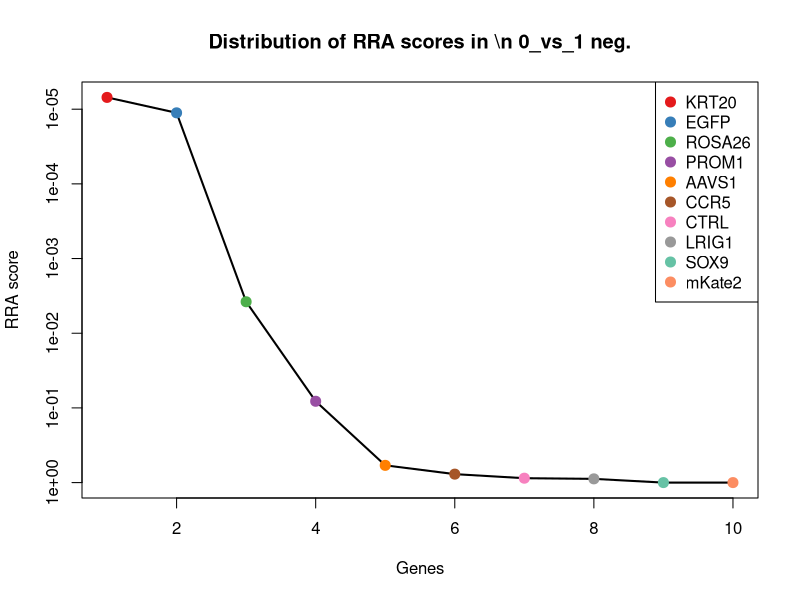
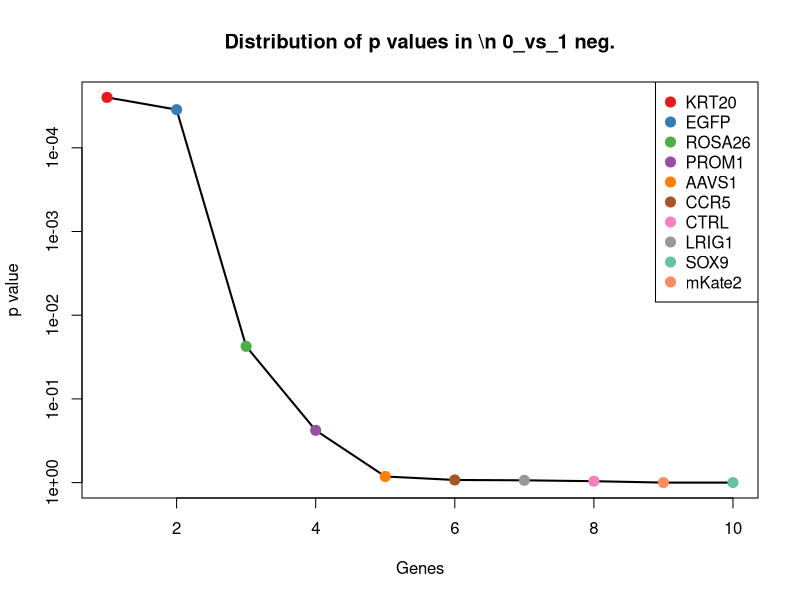
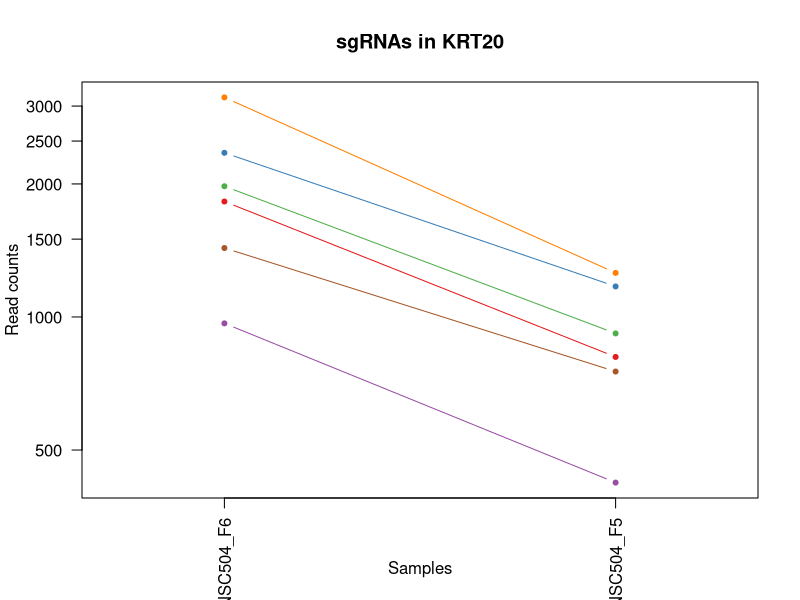
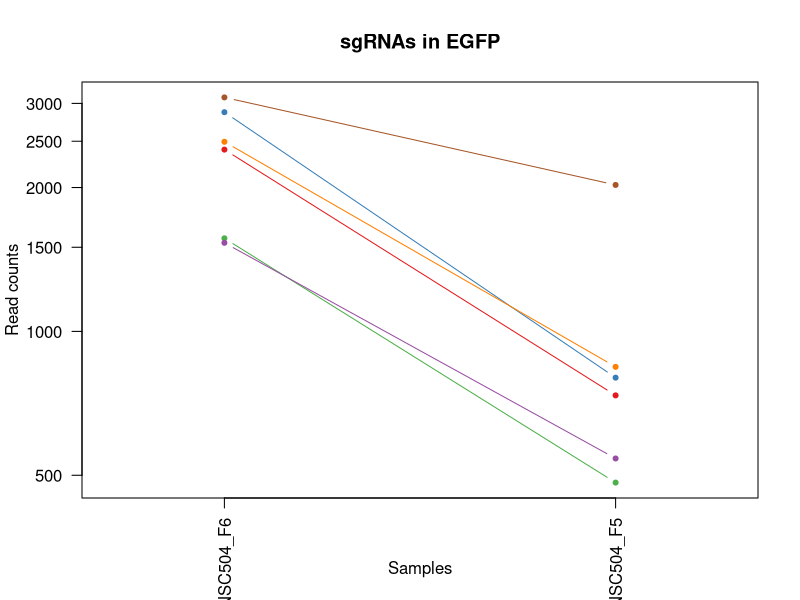
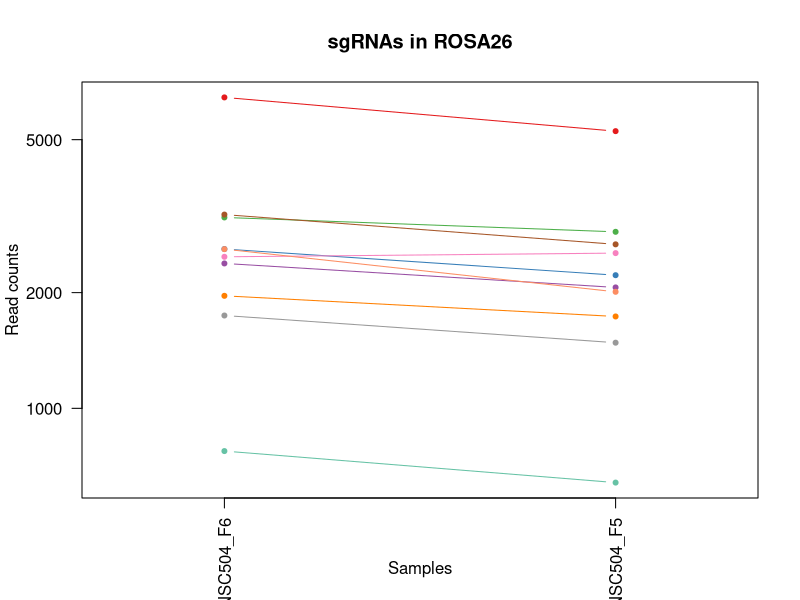
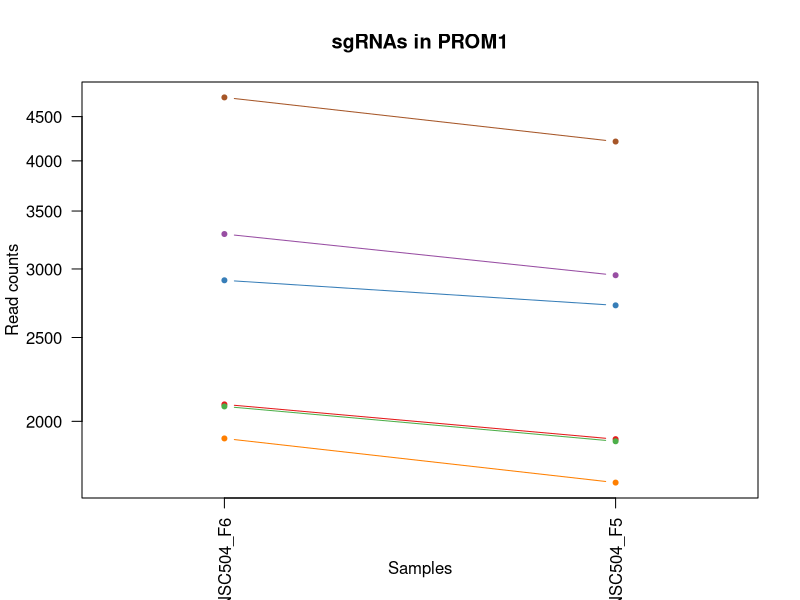
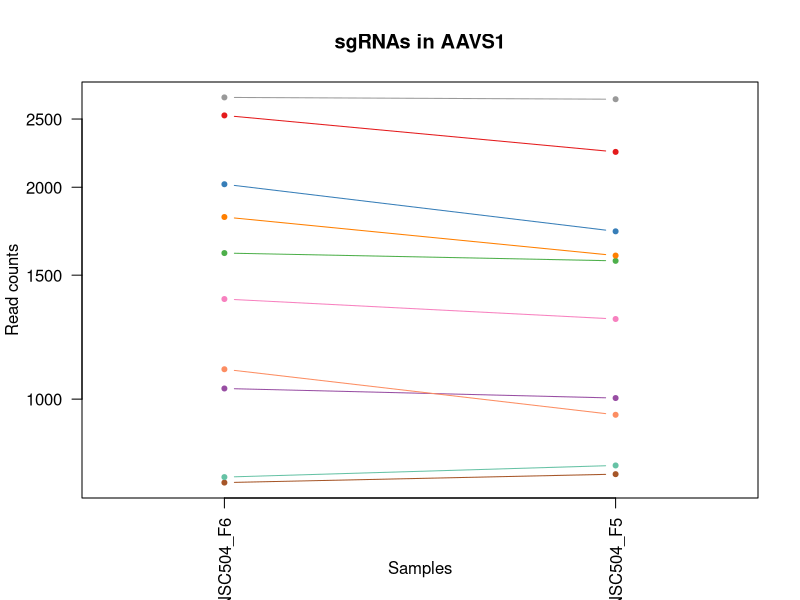
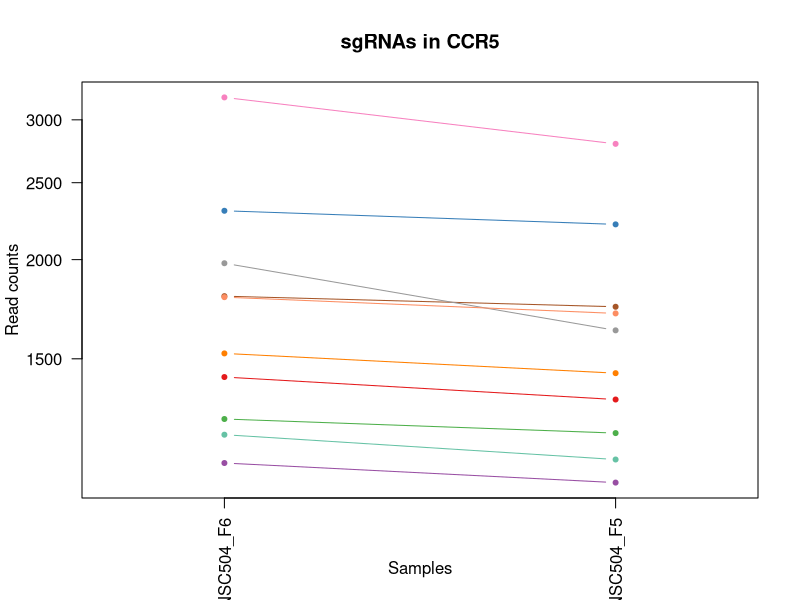

R code for these plots, in order: (Note: this script raises an error after producing the figures.)
pdf(file='S4B_c1_t0.pdf',width=4.5,height=4.5);
gstable=read.table('S4B_c1_t0.gene_summary.txt',header=T)
# 
#
# parameters
# Do not modify the variables beginning with "__"

# gstablename='__GENE_SUMMARY_FILE__'
startindex=3
# outputfile='__OUTPUT_FILE__'
targetgenelist=c("KRT20","EGFP","ROSA26","PROM1","AAVS1","CCR5","CTRL","LRIG1","SOX9","mKate2")
# samplelabel=sub('.\\w+.\\w+$','',colnames(gstable)[startindex]);
samplelabel='0_vs_1 neg.'


# You need to write some codes in front of this code:
# gstable=read.table(gstablename,header=T)
# pdf(file=outputfile,width=6,height=6)


# set up color using RColorBrewer
#library(RColorBrewer)
#colors <- brewer.pal(length(targetgenelist), "Set1")

colors=c( "#E41A1C", "#377EB8", "#4DAF4A", "#984EA3", "#FF7F00",  "#A65628", "#F781BF",
          "#999999", "#66C2A5", "#FC8D62", "#8DA0CB", "#E78AC3", "#A6D854", "#FFD92F", "#E5C494", "#B3B3B3", 
          "#8DD3C7", "#FFFFB3", "#BEBADA", "#FB8072", "#80B1D3", "#FDB462", "#B3DE69", "#FCCDE5",
          "#D9D9D9", "#BC80BD", "#CCEBC5", "#FFED6F")

######
# function definition

plotrankedvalues<-function(val, tglist, ...){
  
  plot(val,log='y',ylim=c(max(val),min(val)),type='l',lwd=2, ...)
  if(length(tglist)>0){
    for(i in 1:length(tglist)){
      targetgene=tglist[i];
      tx=which(names(val)==targetgene);ty=val[targetgene];
      points(tx,ty,col=colors[(i %% length(colors)) ],cex=2,pch=20)
      # text(tx+50,ty,targetgene,col=colors[i])
    }
    legend('topright',tglist,pch=20,pt.cex = 2,cex=1,col=colors)
  }
}



plotrandvalues<-function(val,targetgenelist, ...){
  # choose the one with the best distance distribution
  
  mindiffvalue=0;
  randval=val;
  for(i in 1:20){
    randval0=sample(val)
    vindex=sort(which(names(randval0) %in% targetgenelist))
    if(max(vindex)>0.9*length(val)){
      # print('pass...')
      next;
    }
    mindiffind=min(diff(vindex));
    if (mindiffind > mindiffvalue){
      mindiffvalue=mindiffind;
      randval=randval0;
      # print(paste('Diff: ',mindiffvalue))
    }
  }
  plot(randval,log='y',ylim=c(max(randval),min(randval)),pch=20,col='grey', ...)
  
  if(length(targetgenelist)>0){
    for(i in 1:length(targetgenelist)){
      targetgene=targetgenelist[i];
      tx=which(names(randval)==targetgene);ty=randval[targetgene];
      points(tx,ty,col=colors[(i %% length(colors)) ],cex=2,pch=20)
      text(tx+50,ty,targetgene,col=colors[i])
    }
  }
  
}




# set.seed(1235)



pvec=gstable[,startindex]
names(pvec)=gstable[,'id']
pvec=sort(pvec);

plotrankedvalues(pvec,targetgenelist,xlab='Genes',ylab='RRA score',main=paste('Distribution of RRA scores in \\n',samplelabel))

# plotrandvalues(pvec,targetgenelist,xlab='Genes',ylab='RRA score',main=paste('Distribution of RRA scores in \\n',samplelabel))


pvec=gstable[,startindex+1]
names(pvec)=gstable[,'id']
pvec=sort(pvec);

plotrankedvalues(pvec,targetgenelist,xlab='Genes',ylab='p value',main=paste('Distribution of p values in \\n',samplelabel))

# plotrandvalues(pvec,targetgenelist,xlab='Genes',ylab='p value',main=paste('Distribution of p values in \\n',samplelabel))



# you need to write after this code:
# dev.off()






# parameters
# Do not modify the variables beginning with "__"
targetmat=list(c(1823.7741793457058,811.0692977266965),c(2350.8915036504486,1171.4124021419298),c(1974.7488630663768,916.9126518288607),c(966.2379758122945,420.99491406928234),c(3137.6852839547455,1257.0384863594109),c(1431.2400016719612,751.6067392423346))
targetgene="KRT20"
collabel=c("S30_MNSC504_F6","S29_MNSC504_F5")

# set up color using RColorBrewer
#library(RColorBrewer)
#colors <- brewer.pal(length(targetgenelist), "Set1")

colors=c( "#E41A1C", "#377EB8", "#4DAF4A", "#984EA3", "#FF7F00",  "#A65628", "#F781BF",
          "#999999", "#66C2A5", "#FC8D62", "#8DA0CB", "#E78AC3", "#A6D854", "#FFD92F", "#E5C494", "#B3B3B3", 
          "#8DD3C7", "#FFFFB3", "#BEBADA", "#FB8072", "#80B1D3", "#FDB462", "#B3DE69", "#FCCDE5",
          "#D9D9D9", "#BC80BD", "#CCEBC5", "#FFED6F")


## code

targetmatvec=unlist(targetmat)+1
yrange=range(targetmatvec[targetmatvec>0]);
# yrange[1]=1; # set the minimum value to 1
for(i in 1:length(targetmat)){
  vali=targetmat[[i]]+1;
  if(i==1){
    plot(1:length(vali),vali,type='b',las=1,pch=20,main=paste('sgRNAs in',targetgene),ylab='Read counts',xlab='Samples',xlim=c(0.7,length(vali)+0.3),ylim = yrange,col=colors[(i %% length(colors))],xaxt='n',log='y')
    axis(1,at=1:length(vali),labels=(collabel),las=2)
    # lines(0:100,rep(1,101),col='black');
  }else{
    lines(1:length(vali),vali,type='b',pch=20,col=colors[(i %% length(colors))])
  }
}




# parameters
# Do not modify the variables beginning with "__"
targetmat=list(c(2400.066114919467,733.767971697026),c(2874.557978041576,799.1767860298241),c(1564.9604358245556,481.64672372333155),c(1531.314649166806,541.1092822076935),c(2492.3763501086773,841.9898281385647),c(3086.7852477289193,2024.1054908076796))
targetgene="EGFP"
collabel=c("S30_MNSC504_F6","S29_MNSC504_F5")

# set up color using RColorBrewer
#library(RColorBrewer)
#colors <- brewer.pal(length(targetgenelist), "Set1")

colors=c( "#E41A1C", "#377EB8", "#4DAF4A", "#984EA3", "#FF7F00",  "#A65628", "#F781BF",
          "#999999", "#66C2A5", "#FC8D62", "#8DA0CB", "#E78AC3", "#A6D854", "#FFD92F", "#E5C494", "#B3B3B3", 
          "#8DD3C7", "#FFFFB3", "#BEBADA", "#FB8072", "#80B1D3", "#FDB462", "#B3DE69", "#FCCDE5",
          "#D9D9D9", "#BC80BD", "#CCEBC5", "#FFED6F")


## code

targetmatvec=unlist(targetmat)+1
yrange=range(targetmatvec[targetmatvec>0]);
# yrange[1]=1; # set the minimum value to 1
for(i in 1:length(targetmat)){
  vali=targetmat[[i]]+1;
  if(i==1){
    plot(1:length(vali),vali,type='b',las=1,pch=20,main=paste('sgRNAs in',targetgene),ylab='Read counts',xlab='Samples',xlim=c(0.7,length(vali)+0.3),ylim = yrange,col=colors[(i %% length(colors))],xaxt='n',log='y')
    axis(1,at=1:length(vali),labels=(collabel),las=2)
    # lines(0:100,rep(1,101),col='black');
  }else{
    lines(1:length(vali),vali,type='b',pch=20,col=colors[(i %% length(colors))])
  }
}




# parameters
# Do not modify the variables beginning with "__"
targetmat=list(c(6440.148651284623,5261.247174696342),c(2595.9018475171374,2219.142682636387),c(3136.8225714763416,2877.987830643117),c(2381.086440394583,2062.161528237671),c(1960.9454634119154,1732.7389542343062),c(3191.1734576157833,2669.86887594785),c(2477.710237975812,2533.1049914338178),c(1742.6792063757455,1480.6177062606116),c(772.9903806498356,639.8171292917342),c(2594.17642256033,2008.6452256017456))
targetgene="ROSA26"
collabel=c("S30_MNSC504_F6","S29_MNSC504_F5")

# set up color using RColorBrewer
#library(RColorBrewer)
#colors <- brewer.pal(length(targetgenelist), "Set1")

colors=c( "#E41A1C", "#377EB8", "#4DAF4A", "#984EA3", "#FF7F00",  "#A65628", "#F781BF",
          "#999999", "#66C2A5", "#FC8D62", "#8DA0CB", "#E78AC3", "#A6D854", "#FFD92F", "#E5C494", "#B3B3B3", 
          "#8DD3C7", "#FFFFB3", "#BEBADA", "#FB8072", "#80B1D3", "#FDB462", "#B3DE69", "#FCCDE5",
          "#D9D9D9", "#BC80BD", "#CCEBC5", "#FFED6F")


## code

targetmatvec=unlist(targetmat)+1
yrange=range(targetmatvec[targetmatvec>0]);
# yrange[1]=1; # set the minimum value to 1
for(i in 1:length(targetmat)){
  vali=targetmat[[i]]+1;
  if(i==1){
    plot(1:length(vali),vali,type='b',las=1,pch=20,main=paste('sgRNAs in',targetgene),ylab='Read counts',xlab='Samples',xlim=c(0.7,length(vali)+0.3),ylim = yrange,col=colors[(i %% length(colors))],xaxt='n',log='y')
    axis(1,at=1:length(vali),labels=(collabel),las=2)
    # lines(0:100,rep(1,101),col='black');
  }else{
    lines(1:length(vali),vali,type='b',pch=20,col=colors[(i %% length(colors))])
  }
}




# parameters
# Do not modify the variables beginning with "__"
targetmat=list(c(2091.2150476508946,1906.369625008643),c(2909.929189656133,2722.1959274140886),c(2079.999785431645,1895.6663644814578),c(3291.248105110628,2949.342900824351),c(1910.0454271860892,1698.2506703133763),c(4734.566081480243,4209.949140692824))
targetgene="PROM1"
collabel=c("S30_MNSC504_F6","S29_MNSC504_F5")

# set up color using RColorBrewer
#library(RColorBrewer)
#colors <- brewer.pal(length(targetgenelist), "Set1")

colors=c( "#E41A1C", "#377EB8", "#4DAF4A", "#984EA3", "#FF7F00",  "#A65628", "#F781BF",
          "#999999", "#66C2A5", "#FC8D62", "#8DA0CB", "#E78AC3", "#A6D854", "#FFD92F", "#E5C494", "#B3B3B3", 
          "#8DD3C7", "#FFFFB3", "#BEBADA", "#FB8072", "#80B1D3", "#FDB462", "#B3DE69", "#FCCDE5",
          "#D9D9D9", "#BC80BD", "#CCEBC5", "#FFED6F")


## code

targetmatvec=unlist(targetmat)+1
yrange=range(targetmatvec[targetmatvec>0]);
# yrange[1]=1; # set the minimum value to 1
for(i in 1:length(targetmat)){
  vali=targetmat[[i]]+1;
  if(i==1){
    plot(1:length(vali),vali,type='b',las=1,pch=20,main=paste('sgRNAs in',targetgene),ylab='Read counts',xlab='Samples',xlim=c(0.7,length(vali)+0.3),ylim = yrange,col=colors[(i %% length(colors))],xaxt='n',log='y')
    axis(1,at=1:length(vali),labels=(collabel),las=2)
    # lines(0:100,rep(1,101),col='black');
  }else{
    lines(1:length(vali),vali,type='b',pch=20,col=colors[(i %% length(colors))])
  }
}




# parameters
# Do not modify the variables beginning with "__"
targetmat=list(c(2528.6102742016387,2244.116957199819),c(2018.7471994649725,1730.3604518949317),c(1611.5469096583627,1571.0007951568418),c(1034.3922616061975,1002.5387360463419),c(1813.4216296048598,1598.3535720596483),c(760.0496934737781,781.3380184845156),c(1386.3789527949618,1298.6622772984642),c(2682.173095357521,2666.3011224387883),c(773.8530931282394,803.9337907085732),c(1101.6838349216964,949.0224334104162))
targetgene="AAVS1"
collabel=c("S30_MNSC504_F6","S29_MNSC504_F5")

# set up color using RColorBrewer
#library(RColorBrewer)
#colors <- brewer.pal(length(targetgenelist), "Set1")

colors=c( "#E41A1C", "#377EB8", "#4DAF4A", "#984EA3", "#FF7F00",  "#A65628", "#F781BF",
          "#999999", "#66C2A5", "#FC8D62", "#8DA0CB", "#E78AC3", "#A6D854", "#FFD92F", "#E5C494", "#B3B3B3", 
          "#8DD3C7", "#FFFFB3", "#BEBADA", "#FB8072", "#80B1D3", "#FDB462", "#B3DE69", "#FCCDE5",
          "#D9D9D9", "#BC80BD", "#CCEBC5", "#FFED6F")


## code

targetmatvec=unlist(targetmat)+1
yrange=range(targetmatvec[targetmatvec>0]);
# yrange[1]=1; # set the minimum value to 1
for(i in 1:length(targetmat)){
  vali=targetmat[[i]]+1;
  if(i==1){
    plot(1:length(vali),vali,type='b',las=1,pch=20,main=paste('sgRNAs in',targetgene),ylab='Read counts',xlab='Samples',xlim=c(0.7,length(vali)+0.3),ylim = yrange,col=colors[(i %% length(colors))],xaxt='n',log='y')
    axis(1,at=1:length(vali),labels=(collabel),las=2)
    # lines(0:100,rep(1,101),col='black');
  }else{
    lines(1:length(vali),vali,type='b',pch=20,col=colors[(i %% length(colors))])
  }
}




# parameters
# Do not modify the variables beginning with "__"
targetmat=list(c(1421.7501644095191,1331.961310049707),c(2303.442317338238,2214.3856779576377),c(1258.6975059911942,1208.2791884022342),c(1107.7228222705232,1046.5410293247696),c(1522.6875243827676,1437.804664151871),c(1797.8928049935907,1743.4422147614914),c(3200.6632948782253,2797.1187511043845),c(1978.1997129799922,1628.0848513018293),c(1202.6211948949451,1119.0853506756912),c(1792.7165301231678,1710.1431820102487))
targetgene="CCR5"
collabel=c("S30_MNSC504_F6","S29_MNSC504_F5")

# set up color using RColorBrewer
#library(RColorBrewer)
#colors <- brewer.pal(length(targetgenelist), "Set1")

colors=c( "#E41A1C", "#377EB8", "#4DAF4A", "#984EA3", "#FF7F00",  "#A65628", "#F781BF",
          "#999999", "#66C2A5", "#FC8D62", "#8DA0CB", "#E78AC3", "#A6D854", "#FFD92F", "#E5C494", "#B3B3B3", 
          "#8DD3C7", "#FFFFB3", "#BEBADA", "#FB8072", "#80B1D3", "#FDB462", "#B3DE69", "#FCCDE5",
          "#D9D9D9", "#BC80BD", "#CCEBC5", "#FFED6F")


## code

targetmatvec=unlist(targetmat)+1
yrange=range(targetmatvec[targetmatvec>0]);
# yrange[1]=1; # set the minimum value to 1
for(i in 1:length(targetmat)){
  vali=targetmat[[i]]+1;
  if(i==1){
    plot(1:length(vali),vali,type='b',las=1,pch=20,main=paste('sgRNAs in',targetgene),ylab='Read counts',xlab='Samples',xlim=c(0.7,length(vali)+0.3),ylim = yrange,col=colors[(i %% length(colors))],xaxt='n',log='y')
    axis(1,at=1:length(vali),labels=(collabel),las=2)
    # lines(0:100,rep(1,101),col='black');
  }else{
    lines(1:length(vali),vali,type='b',pch=20,col=colors[(i %% length(colors))])
  }
}




# parameters
# Do not modify the variables beginning with "__"
targetmat=list(c(1686.6028952794961,1624.5170977927676),c(1648.6435462297275,1522.241497199665),c(5511.007312043694,4692.7851155858425),c(908.4362397592375,844.3683304779393),c(1798.7555174719946,1598.3535720596483),c(3563.86524828624,3454.7746479414272),c(2021.3353369001838,1952.7504206264452),c(1995.4539625480688,1849.2855688636555),c(1902.2810148804547,1683.9796562771294),c(3006.5529872373627,2944.585896145602))
targetgene="CTRL"
collabel=c("S30_MNSC504_F6","S29_MNSC504_F5")

# set up color using RColorBrewer
#library(RColorBrewer)
#colors <- brewer.pal(length(targetgenelist), "Set1")

colors=c( "#E41A1C", "#377EB8", "#4DAF4A", "#984EA3", "#FF7F00",  "#A65628", "#F781BF",
          "#999999", "#66C2A5", "#FC8D62", "#8DA0CB", "#E78AC3", "#A6D854", "#FFD92F", "#E5C494", "#B3B3B3", 
          "#8DD3C7", "#FFFFB3", "#BEBADA", "#FB8072", "#80B1D3", "#FDB462", "#B3DE69", "#FCCDE5",
          "#D9D9D9", "#BC80BD", "#CCEBC5", "#FFED6F")


## code

targetmatvec=unlist(targetmat)+1
yrange=range(targetmatvec[targetmatvec>0]);
# yrange[1]=1; # set the minimum value to 1
for(i in 1:length(targetmat)){
  vali=targetmat[[i]]+1;
  if(i==1){
    plot(1:length(vali),vali,type='b',las=1,pch=20,main=paste('sgRNAs in',targetgene),ylab='Read counts',xlab='Samples',xlim=c(0.7,length(vali)+0.3),ylim = yrange,col=colors[(i %% length(colors))],xaxt='n',log='y')
    axis(1,at=1:length(vali),labels=(collabel),las=2)
    # lines(0:100,rep(1,101),col='black');
  }else{
    lines(1:length(vali),vali,type='b',pch=20,col=colors[(i %% length(colors))])
  }
}




# parameters
# Do not modify the variables beginning with "__"
targetmat=list(c(2358.655915956083,2270.280482932938),c(1311.3229671738281,1222.550202438481),c(1495.0807250738449,1406.8841337400029),c(2866.7935657359417,2692.4646481719074),c(3984.868937747311,3806.79299416885),c(1438.1417014991919,1224.9287047778555))
targetgene="LRIG1"
collabel=c("S30_MNSC504_F6","S29_MNSC504_F5")

# set up color using RColorBrewer
#library(RColorBrewer)
#colors <- brewer.pal(length(targetgenelist), "Set1")

colors=c( "#E41A1C", "#377EB8", "#4DAF4A", "#984EA3", "#FF7F00",  "#A65628", "#F781BF",
          "#999999", "#66C2A5", "#FC8D62", "#8DA0CB", "#E78AC3", "#A6D854", "#FFD92F", "#E5C494", "#B3B3B3", 
          "#8DD3C7", "#FFFFB3", "#BEBADA", "#FB8072", "#80B1D3", "#FDB462", "#B3DE69", "#FCCDE5",
          "#D9D9D9", "#BC80BD", "#CCEBC5", "#FFED6F")


## code

targetmatvec=unlist(targetmat)+1
yrange=range(targetmatvec[targetmatvec>0]);
# yrange[1]=1; # set the minimum value to 1
for(i in 1:length(targetmat)){
  vali=targetmat[[i]]+1;
  if(i==1){
    plot(1:length(vali),vali,type='b',las=1,pch=20,main=paste('sgRNAs in',targetgene),ylab='Read counts',xlab='Samples',xlim=c(0.7,length(vali)+0.3),ylim = yrange,col=colors[(i %% length(colors))],xaxt='n',log='y')
    axis(1,at=1:length(vali),labels=(collabel),las=2)
    # lines(0:100,rep(1,101),col='black');
  }else{
    lines(1:length(vali),vali,type='b',pch=20,col=colors[(i %% length(colors))])
  }
}




# parameters
# Do not modify the variables beginning with "__"
targetmat=list(c(1958.357325976704,3244.277190906786),c(1270.7754806888481,2853.013556079685),c(1057.685498523101,2157.3016218126504),c(742.7954439057014,1808.8510290942895),c(1395.0060775790002,3432.17887571737),c(2639.0374714373293,4257.519187480313))
targetgene="SOX9"
collabel=c("S30_MNSC504_F6","S29_MNSC504_F5")

# set up color using RColorBrewer
#library(RColorBrewer)
#colors <- brewer.pal(length(targetgenelist), "Set1")

colors=c( "#E41A1C", "#377EB8", "#4DAF4A", "#984EA3", "#FF7F00",  "#A65628", "#F781BF",
          "#999999", "#66C2A5", "#FC8D62", "#8DA0CB", "#E78AC3", "#A6D854", "#FFD92F", "#E5C494", "#B3B3B3", 
          "#8DD3C7", "#FFFFB3", "#BEBADA", "#FB8072", "#80B1D3", "#FDB462", "#B3DE69", "#FCCDE5",
          "#D9D9D9", "#BC80BD", "#CCEBC5", "#FFED6F")


## code

targetmatvec=unlist(targetmat)+1
yrange=range(targetmatvec[targetmatvec>0]);
# yrange[1]=1; # set the minimum value to 1
for(i in 1:length(targetmat)){
  vali=targetmat[[i]]+1;
  if(i==1){
    plot(1:length(vali),vali,type='b',las=1,pch=20,main=paste('sgRNAs in',targetgene),ylab='Read counts',xlab='Samples',xlim=c(0.7,length(vali)+0.3),ylim = yrange,col=colors[(i %% length(colors))],xaxt='n',log='y')
    axis(1,at=1:length(vali),labels=(collabel),las=2)
    # lines(0:100,rep(1,101),col='black');
  }else{
    lines(1:length(vali),vali,type='b',pch=20,col=colors[(i %% length(colors))])
  }
}




# parameters
# Do not modify the variables beginning with "__"
targetmat=list(c(703.110669899125,3316.8215122577076),c(749.6971437329321,4061.292744481919),c(672.0530206765869,3722.3561611210557),c(1075.8024605695814,2508.1307168703856),c(640.995371454049,2713.8711692262777),c(1150.858446190715,5428.931589622243))
targetgene="mKate2"
collabel=c("S30_MNSC504_F6","S29_MNSC504_F5")

# set up color using RColorBrewer
#library(RColorBrewer)
#colors <- brewer.pal(length(targetgenelist), "Set1")

colors=c( "#E41A1C", "#377EB8", "#4DAF4A", "#984EA3", "#FF7F00",  "#A65628", "#F781BF",
          "#999999", "#66C2A5", "#FC8D62", "#8DA0CB", "#E78AC3", "#A6D854", "#FFD92F", "#E5C494", "#B3B3B3", 
          "#8DD3C7", "#FFFFB3", "#BEBADA", "#FB8072", "#80B1D3", "#FDB462", "#B3DE69", "#FCCDE5",
          "#D9D9D9", "#BC80BD", "#CCEBC5", "#FFED6F")


## code

targetmatvec=unlist(targetmat)+1
yrange=range(targetmatvec[targetmatvec>0]);
# yrange[1]=1; # set the minimum value to 1
for(i in 1:length(targetmat)){
  vali=targetmat[[i]]+1;
  if(i==1){
    plot(1:length(vali),vali,type='b',las=1,pch=20,main=paste('sgRNAs in',targetgene),ylab='Read counts',xlab='Samples',xlim=c(0.7,length(vali)+0.3),ylim = yrange,col=colors[(i %% length(colors))],xaxt='n',log='y')
    axis(1,at=1:length(vali),labels=(collabel),las=2)
    # lines(0:100,rep(1,101),col='black');
  }else{
    lines(1:length(vali),vali,type='b',pch=20,col=colors[(i %% length(colors))])
  }
}



# 
#
# parameters
# Do not modify the variables beginning with "__"

# gstablename='__GENE_SUMMARY_FILE__'
startindex=9
# outputfile='__OUTPUT_FILE__'
targetgenelist=c("mKate2","SOX9","AAVS1","ROSA26","LRIG1","CTRL","CCR5","PROM1","EGFP","KRT20")
# samplelabel=sub('.\\w+.\\w+$','',colnames(gstable)[startindex]);
samplelabel='0_vs_1 pos.'


# You need to write some codes in front of this code:
# gstable=read.table(gstablename,header=T)
# pdf(file=outputfile,width=6,height=6)


# set up color using RColorBrewer
#library(RColorBrewer)
#colors <- brewer.pal(length(targetgenelist), "Set1")

colors=c( "#E41A1C", "#377EB8", "#4DAF4A", "#984EA3", "#FF7F00",  "#A65628", "#F781BF",
          "#999999", "#66C2A5", "#FC8D62", "#8DA0CB", "#E78AC3", "#A6D854", "#FFD92F", "#E5C494", "#B3B3B3", 
          "#8DD3C7", "#FFFFB3", "#BEBADA", "#FB8072", "#80B1D3", "#FDB462", "#B3DE69", "#FCCDE5",
          "#D9D9D9", "#BC80BD", "#CCEBC5", "#FFED6F")

######
# function definition

plotrankedvalues<-function(val, tglist, ...){
  
  plot(val,log='y',ylim=c(max(val),min(val)),type='l',lwd=2, ...)
  if(length(tglist)>0){
    for(i in 1:length(tglist)){
      targetgene=tglist[i];
      tx=which(names(val)==targetgene);ty=val[targetgene];
      points(tx,ty,col=colors[(i %% length(colors)) ],cex=2,pch=20)
      # text(tx+50,ty,targetgene,col=colors[i])
    }
    legend('topright',tglist,pch=20,pt.cex = 2,cex=1,col=colors)
  }
}



plotrandvalues<-function(val,targetgenelist, ...){
  # choose the one with the best distance distribution
  
  mindiffvalue=0;
  randval=val;
  for(i in 1:20){
    randval0=sample(val)
    vindex=sort(which(names(randval0) %in% targetgenelist))
    if(max(vindex)>0.9*length(val)){
      # print('pass...')
      next;
    }
    mindiffind=min(diff(vindex));
    if (mindiffind > mindiffvalue){
      mindiffvalue=mindiffind;
      randval=randval0;
      # print(paste('Diff: ',mindiffvalue))
    }
  }
  plot(randval,log='y',ylim=c(max(randval),min(randval)),pch=20,col='grey', ...)
  
  if(length(targetgenelist)>0){
    for(i in 1:length(targetgenelist)){
      targetgene=targetgenelist[i];
      tx=which(names(randval)==targetgene);ty=randval[targetgene];
      points(tx,ty,col=colors[(i %% length(colors)) ],cex=2,pch=20)
      text(tx+50,ty,targetgene,col=colors[i])
    }
  }
  
}




# set.seed(1235)



pvec=gstable[,startindex]
names(pvec)=gstable[,'id']
pvec=sort(pvec);

plotrankedvalues(pvec,targetgenelist,xlab='Genes',ylab='RRA score',main=paste('Distribution of RRA scores in \\n',samplelabel))

# plotrandvalues(pvec,targetgenelist,xlab='Genes',ylab='RRA score',main=paste('Distribution of RRA scores in \\n',samplelabel))


pvec=gstable[,startindex+1]
names(pvec)=gstable[,'id']
pvec=sort(pvec);

plotrankedvalues(pvec,targetgenelist,xlab='Genes',ylab='p value',main=paste('Distribution of p values in \\n',samplelabel))

# plotrandvalues(pvec,targetgenelist,xlab='Genes',ylab='p value',main=paste('Distribution of p values in \\n',samplelabel))



# you need to write after this code:
# dev.off()






# parameters
# Do not modify the variables beginning with "__"
targetmat=list(c(703.110669899125,3316.8215122577076),c(749.6971437329321,4061.292744481919),c(672.0530206765869,3722.3561611210557),c(1075.8024605695814,2508.1307168703856),c(640.995371454049,2713.8711692262777),c(1150.858446190715,5428.931589622243))
targetgene="mKate2"
collabel=c("S30_MNSC504_F6","S29_MNSC504_F5")

# set up color using RColorBrewer
#library(RColorBrewer)
#colors <- brewer.pal(length(targetgenelist), "Set1")

colors=c( "#E41A1C", "#377EB8", "#4DAF4A", "#984EA3", "#FF7F00",  "#A65628", "#F781BF",
          "#999999", "#66C2A5", "#FC8D62", "#8DA0CB", "#E78AC3", "#A6D854", "#FFD92F", "#E5C494", "#B3B3B3", 
          "#8DD3C7", "#FFFFB3", "#BEBADA", "#FB8072", "#80B1D3", "#FDB462", "#B3DE69", "#FCCDE5",
          "#D9D9D9", "#BC80BD", "#CCEBC5", "#FFED6F")


## code

targetmatvec=unlist(targetmat)+1
yrange=range(targetmatvec[targetmatvec>0]);
# yrange[1]=1; # set the minimum value to 1
for(i in 1:length(targetmat)){
  vali=targetmat[[i]]+1;
  if(i==1){
    plot(1:length(vali),vali,type='b',las=1,pch=20,main=paste('sgRNAs in',targetgene),ylab='Read counts',xlab='Samples',xlim=c(0.7,length(vali)+0.3),ylim = yrange,col=colors[(i %% length(colors))],xaxt='n',log='y')
    axis(1,at=1:length(vali),labels=(collabel),las=2)
    # lines(0:100,rep(1,101),col='black');
  }else{
    lines(1:length(vali),vali,type='b',pch=20,col=colors[(i %% length(colors))])
  }
}




# parameters
# Do not modify the variables beginning with "__"
targetmat=list(c(1958.357325976704,3244.277190906786),c(1270.7754806888481,2853.013556079685),c(1057.685498523101,2157.3016218126504),c(742.7954439057014,1808.8510290942895),c(1395.0060775790002,3432.17887571737),c(2639.0374714373293,4257.519187480313))
targetgene="SOX9"
collabel=c("S30_MNSC504_F6","S29_MNSC504_F5")

# set up color using RColorBrewer
#library(RColorBrewer)
#colors <- brewer.pal(length(targetgenelist), "Set1")

colors=c( "#E41A1C", "#377EB8", "#4DAF4A", "#984EA3", "#FF7F00",  "#A65628", "#F781BF",
          "#999999", "#66C2A5", "#FC8D62", "#8DA0CB", "#E78AC3", "#A6D854", "#FFD92F", "#E5C494", "#B3B3B3", 
          "#8DD3C7", "#FFFFB3", "#BEBADA", "#FB8072", "#80B1D3", "#FDB462", "#B3DE69", "#FCCDE5",
          "#D9D9D9", "#BC80BD", "#CCEBC5", "#FFED6F")


## code

targetmatvec=unlist(targetmat)+1
yrange=range(targetmatvec[targetmatvec>0]);
# yrange[1]=1; # set the minimum value to 1
for(i in 1:length(targetmat)){
  vali=targetmat[[i]]+1;
  if(i==1){
    plot(1:length(vali),vali,type='b',las=1,pch=20,main=paste('sgRNAs in',targetgene),ylab='Read counts',xlab='Samples',xlim=c(0.7,length(vali)+0.3),ylim = yrange,col=colors[(i %% length(colors))],xaxt='n',log='y')
    axis(1,at=1:length(vali),labels=(collabel),las=2)
    # lines(0:100,rep(1,101),col='black');
  }else{
    lines(1:length(vali),vali,type='b',pch=20,col=colors[(i %% length(colors))])
  }
}




# parameters
# Do not modify the variables beginning with "__"
targetmat=list(c(2528.6102742016387,2244.116957199819),c(2018.7471994649725,1730.3604518949317),c(1611.5469096583627,1571.0007951568418),c(1034.3922616061975,1002.5387360463419),c(1813.4216296048598,1598.3535720596483),c(760.0496934737781,781.3380184845156),c(1386.3789527949618,1298.6622772984642),c(2682.173095357521,2666.3011224387883),c(773.8530931282394,803.9337907085732),c(1101.6838349216964,949.0224334104162))
targetgene="AAVS1"
collabel=c("S30_MNSC504_F6","S29_MNSC504_F5")

# set up color using RColorBrewer
#library(RColorBrewer)
#colors <- brewer.pal(length(targetgenelist), "Set1")

colors=c( "#E41A1C", "#377EB8", "#4DAF4A", "#984EA3", "#FF7F00",  "#A65628", "#F781BF",
          "#999999", "#66C2A5", "#FC8D62", "#8DA0CB", "#E78AC3", "#A6D854", "#FFD92F", "#E5C494", "#B3B3B3", 
          "#8DD3C7", "#FFFFB3", "#BEBADA", "#FB8072", "#80B1D3", "#FDB462", "#B3DE69", "#FCCDE5",
          "#D9D9D9", "#BC80BD", "#CCEBC5", "#FFED6F")


## code

targetmatvec=unlist(targetmat)+1
yrange=range(targetmatvec[targetmatvec>0]);
# yrange[1]=1; # set the minimum value to 1
for(i in 1:length(targetmat)){
  vali=targetmat[[i]]+1;
  if(i==1){
    plot(1:length(vali),vali,type='b',las=1,pch=20,main=paste('sgRNAs in',targetgene),ylab='Read counts',xlab='Samples',xlim=c(0.7,length(vali)+0.3),ylim = yrange,col=colors[(i %% length(colors))],xaxt='n',log='y')
    axis(1,at=1:length(vali),labels=(collabel),las=2)
    # lines(0:100,rep(1,101),col='black');
  }else{
    lines(1:length(vali),vali,type='b',pch=20,col=colors[(i %% length(colors))])
  }
}




# parameters
# Do not modify the variables beginning with "__"
targetmat=list(c(6440.148651284623,5261.247174696342),c(2595.9018475171374,2219.142682636387),c(3136.8225714763416,2877.987830643117),c(2381.086440394583,2062.161528237671),c(1960.9454634119154,1732.7389542343062),c(3191.1734576157833,2669.86887594785),c(2477.710237975812,2533.1049914338178),c(1742.6792063757455,1480.6177062606116),c(772.9903806498356,639.8171292917342),c(2594.17642256033,2008.6452256017456))
targetgene="ROSA26"
collabel=c("S30_MNSC504_F6","S29_MNSC504_F5")

# set up color using RColorBrewer
#library(RColorBrewer)
#colors <- brewer.pal(length(targetgenelist), "Set1")

colors=c( "#E41A1C", "#377EB8", "#4DAF4A", "#984EA3", "#FF7F00",  "#A65628", "#F781BF",
          "#999999", "#66C2A5", "#FC8D62", "#8DA0CB", "#E78AC3", "#A6D854", "#FFD92F", "#E5C494", "#B3B3B3", 
          "#8DD3C7", "#FFFFB3", "#BEBADA", "#FB8072", "#80B1D3", "#FDB462", "#B3DE69", "#FCCDE5",
          "#D9D9D9", "#BC80BD", "#CCEBC5", "#FFED6F")


## code

targetmatvec=unlist(targetmat)+1
yrange=range(targetmatvec[targetmatvec>0]);
# yrange[1]=1; # set the minimum value to 1
for(i in 1:length(targetmat)){
  vali=targetmat[[i]]+1;
  if(i==1){
    plot(1:length(vali),vali,type='b',las=1,pch=20,main=paste('sgRNAs in',targetgene),ylab='Read counts',xlab='Samples',xlim=c(0.7,length(vali)+0.3),ylim = yrange,col=colors[(i %% length(colors))],xaxt='n',log='y')
    axis(1,at=1:length(vali),labels=(collabel),las=2)
    # lines(0:100,rep(1,101),col='black');
  }else{
    lines(1:length(vali),vali,type='b',pch=20,col=colors[(i %% length(colors))])
  }
}




# parameters
# Do not modify the variables beginning with "__"
targetmat=list(c(2358.655915956083,2270.280482932938),c(1311.3229671738281,1222.550202438481),c(1495.0807250738449,1406.8841337400029),c(2866.7935657359417,2692.4646481719074),c(3984.868937747311,3806.79299416885),c(1438.1417014991919,1224.9287047778555))
targetgene="LRIG1"
collabel=c("S30_MNSC504_F6","S29_MNSC504_F5")

# set up color using RColorBrewer
#library(RColorBrewer)
#colors <- brewer.pal(length(targetgenelist), "Set1")

colors=c( "#E41A1C", "#377EB8", "#4DAF4A", "#984EA3", "#FF7F00",  "#A65628", "#F781BF",
          "#999999", "#66C2A5", "#FC8D62", "#8DA0CB", "#E78AC3", "#A6D854", "#FFD92F", "#E5C494", "#B3B3B3", 
          "#8DD3C7", "#FFFFB3", "#BEBADA", "#FB8072", "#80B1D3", "#FDB462", "#B3DE69", "#FCCDE5",
          "#D9D9D9", "#BC80BD", "#CCEBC5", "#FFED6F")


## code

targetmatvec=unlist(targetmat)+1
yrange=range(targetmatvec[targetmatvec>0]);
# yrange[1]=1; # set the minimum value to 1
for(i in 1:length(targetmat)){
  vali=targetmat[[i]]+1;
  if(i==1){
    plot(1:length(vali),vali,type='b',las=1,pch=20,main=paste('sgRNAs in',targetgene),ylab='Read counts',xlab='Samples',xlim=c(0.7,length(vali)+0.3),ylim = yrange,col=colors[(i %% length(colors))],xaxt='n',log='y')
    axis(1,at=1:length(vali),labels=(collabel),las=2)
    # lines(0:100,rep(1,101),col='black');
  }else{
    lines(1:length(vali),vali,type='b',pch=20,col=colors[(i %% length(colors))])
  }
}




# parameters
# Do not modify the variables beginning with "__"
targetmat=list(c(1686.6028952794961,1624.5170977927676),c(1648.6435462297275,1522.241497199665),c(5511.007312043694,4692.7851155858425),c(908.4362397592375,844.3683304779393),c(1798.7555174719946,1598.3535720596483),c(3563.86524828624,3454.7746479414272),c(2021.3353369001838,1952.7504206264452),c(1995.4539625480688,1849.2855688636555),c(1902.2810148804547,1683.9796562771294),c(3006.5529872373627,2944.585896145602))
targetgene="CTRL"
collabel=c("S30_MNSC504_F6","S29_MNSC504_F5")

# set up color using RColorBrewer
#library(RColorBrewer)
#colors <- brewer.pal(length(targetgenelist), "Set1")

colors=c( "#E41A1C", "#377EB8", "#4DAF4A", "#984EA3", "#FF7F00",  "#A65628", "#F781BF",
          "#999999", "#66C2A5", "#FC8D62", "#8DA0CB", "#E78AC3", "#A6D854", "#FFD92F", "#E5C494", "#B3B3B3", 
          "#8DD3C7", "#FFFFB3", "#BEBADA", "#FB8072", "#80B1D3", "#FDB462", "#B3DE69", "#FCCDE5",
          "#D9D9D9", "#BC80BD", "#CCEBC5", "#FFED6F")


## code

targetmatvec=unlist(targetmat)+1
yrange=range(targetmatvec[targetmatvec>0]);
# yrange[1]=1; # set the minimum value to 1
for(i in 1:length(targetmat)){
  vali=targetmat[[i]]+1;
  if(i==1){
    plot(1:length(vali),vali,type='b',las=1,pch=20,main=paste('sgRNAs in',targetgene),ylab='Read counts',xlab='Samples',xlim=c(0.7,length(vali)+0.3),ylim = yrange,col=colors[(i %% length(colors))],xaxt='n',log='y')
    axis(1,at=1:length(vali),labels=(collabel),las=2)
    # lines(0:100,rep(1,101),col='black');
  }else{
    lines(1:length(vali),vali,type='b',pch=20,col=colors[(i %% length(colors))])
  }
}




# parameters
# Do not modify the variables beginning with "__"
targetmat=list(c(1421.7501644095191,1331.961310049707),c(2303.442317338238,2214.3856779576377),c(1258.6975059911942,1208.2791884022342),c(1107.7228222705232,1046.5410293247696),c(1522.6875243827676,1437.804664151871),c(1797.8928049935907,1743.4422147614914),c(3200.6632948782253,2797.1187511043845),c(1978.1997129799922,1628.0848513018293),c(1202.6211948949451,1119.0853506756912),c(1792.7165301231678,1710.1431820102487))
targetgene="CCR5"
collabel=c("S30_MNSC504_F6","S29_MNSC504_F5")

# set up color using RColorBrewer
#library(RColorBrewer)
#colors <- brewer.pal(length(targetgenelist), "Set1")

colors=c( "#E41A1C", "#377EB8", "#4DAF4A", "#984EA3", "#FF7F00",  "#A65628", "#F781BF",
          "#999999", "#66C2A5", "#FC8D62", "#8DA0CB", "#E78AC3", "#A6D854", "#FFD92F", "#E5C494", "#B3B3B3", 
          "#8DD3C7", "#FFFFB3", "#BEBADA", "#FB8072", "#80B1D3", "#FDB462", "#B3DE69", "#FCCDE5",
          "#D9D9D9", "#BC80BD", "#CCEBC5", "#FFED6F")


## code

targetmatvec=unlist(targetmat)+1
yrange=range(targetmatvec[targetmatvec>0]);
# yrange[1]=1; # set the minimum value to 1
for(i in 1:length(targetmat)){
  vali=targetmat[[i]]+1;
  if(i==1){
    plot(1:length(vali),vali,type='b',las=1,pch=20,main=paste('sgRNAs in',targetgene),ylab='Read counts',xlab='Samples',xlim=c(0.7,length(vali)+0.3),ylim = yrange,col=colors[(i %% length(colors))],xaxt='n',log='y')
    axis(1,at=1:length(vali),labels=(collabel),las=2)
    # lines(0:100,rep(1,101),col='black');
  }else{
    lines(1:length(vali),vali,type='b',pch=20,col=colors[(i %% length(colors))])
  }
}




# parameters
# Do not modify the variables beginning with "__"
targetmat=list(c(2091.2150476508946,1906.369625008643),c(2909.929189656133,2722.1959274140886),c(2079.999785431645,1895.6663644814578),c(3291.248105110628,2949.342900824351),c(1910.0454271860892,1698.2506703133763),c(4734.566081480243,4209.949140692824))
targetgene="PROM1"
collabel=c("S30_MNSC504_F6","S29_MNSC504_F5")

# set up color using RColorBrewer
#library(RColorBrewer)
#colors <- brewer.pal(length(targetgenelist), "Set1")

colors=c( "#E41A1C", "#377EB8", "#4DAF4A", "#984EA3", "#FF7F00",  "#A65628", "#F781BF",
          "#999999", "#66C2A5", "#FC8D62", "#8DA0CB", "#E78AC3", "#A6D854", "#FFD92F", "#E5C494", "#B3B3B3", 
          "#8DD3C7", "#FFFFB3", "#BEBADA", "#FB8072", "#80B1D3", "#FDB462", "#B3DE69", "#FCCDE5",
          "#D9D9D9", "#BC80BD", "#CCEBC5", "#FFED6F")


## code

targetmatvec=unlist(targetmat)+1
yrange=range(targetmatvec[targetmatvec>0]);
# yrange[1]=1; # set the minimum value to 1
for(i in 1:length(targetmat)){
  vali=targetmat[[i]]+1;
  if(i==1){
    plot(1:length(vali),vali,type='b',las=1,pch=20,main=paste('sgRNAs in',targetgene),ylab='Read counts',xlab='Samples',xlim=c(0.7,length(vali)+0.3),ylim = yrange,col=colors[(i %% length(colors))],xaxt='n',log='y')
    axis(1,at=1:length(vali),labels=(collabel),las=2)
    # lines(0:100,rep(1,101),col='black');
  }else{
    lines(1:length(vali),vali,type='b',pch=20,col=colors[(i %% length(colors))])
  }
}




# parameters
# Do not modify the variables beginning with "__"
targetmat=list(c(2400.066114919467,733.767971697026),c(2874.557978041576,799.1767860298241),c(1564.9604358245556,481.64672372333155),c(1531.314649166806,541.1092822076935),c(2492.3763501086773,841.9898281385647),c(3086.7852477289193,2024.1054908076796))
targetgene="EGFP"
collabel=c("S30_MNSC504_F6","S29_MNSC504_F5")

# set up color using RColorBrewer
#library(RColorBrewer)
#colors <- brewer.pal(length(targetgenelist), "Set1")

colors=c( "#E41A1C", "#377EB8", "#4DAF4A", "#984EA3", "#FF7F00",  "#A65628", "#F781BF",
          "#999999", "#66C2A5", "#FC8D62", "#8DA0CB", "#E78AC3", "#A6D854", "#FFD92F", "#E5C494", "#B3B3B3", 
          "#8DD3C7", "#FFFFB3", "#BEBADA", "#FB8072", "#80B1D3", "#FDB462", "#B3DE69", "#FCCDE5",
          "#D9D9D9", "#BC80BD", "#CCEBC5", "#FFED6F")


## code

targetmatvec=unlist(targetmat)+1
yrange=range(targetmatvec[targetmatvec>0]);
# yrange[1]=1; # set the minimum value to 1
for(i in 1:length(targetmat)){
  vali=targetmat[[i]]+1;
  if(i==1){
    plot(1:length(vali),vali,type='b',las=1,pch=20,main=paste('sgRNAs in',targetgene),ylab='Read counts',xlab='Samples',xlim=c(0.7,length(vali)+0.3),ylim = yrange,col=colors[(i %% length(colors))],xaxt='n',log='y')
    axis(1,at=1:length(vali),labels=(collabel),las=2)
    # lines(0:100,rep(1,101),col='black');
  }else{
    lines(1:length(vali),vali,type='b',pch=20,col=colors[(i %% length(colors))])
  }
}




# parameters
# Do not modify the variables beginning with "__"
targetmat=list(c(1823.7741793457058,811.0692977266965),c(2350.8915036504486,1171.4124021419298),c(1974.7488630663768,916.9126518288607),c(966.2379758122945,420.99491406928234),c(3137.6852839547455,1257.0384863594109),c(1431.2400016719612,751.6067392423346))
targetgene="KRT20"
collabel=c("S30_MNSC504_F6","S29_MNSC504_F5")

# set up color using RColorBrewer
#library(RColorBrewer)
#colors <- brewer.pal(length(targetgenelist), "Set1")

colors=c( "#E41A1C", "#377EB8", "#4DAF4A", "#984EA3", "#FF7F00",  "#A65628", "#F781BF",
          "#999999", "#66C2A5", "#FC8D62", "#8DA0CB", "#E78AC3", "#A6D854", "#FFD92F", "#E5C494", "#B3B3B3", 
          "#8DD3C7", "#FFFFB3", "#BEBADA", "#FB8072", "#80B1D3", "#FDB462", "#B3DE69", "#FCCDE5",
          "#D9D9D9", "#BC80BD", "#CCEBC5", "#FFED6F")


## code

targetmatvec=unlist(targetmat)+1
yrange=range(targetmatvec[targetmatvec>0]);
# yrange[1]=1; # set the minimum value to 1
for(i in 1:length(targetmat)){
  vali=targetmat[[i]]+1;
  if(i==1){
    plot(1:length(vali),vali,type='b',las=1,pch=20,main=paste('sgRNAs in',targetgene),ylab='Read counts',xlab='Samples',xlim=c(0.7,length(vali)+0.3),ylim = yrange,col=colors[(i %% length(colors))],xaxt='n',log='y')
    axis(1,at=1:length(vali),labels=(collabel),las=2)
    # lines(0:100,rep(1,101),col='black');
  }else{
    lines(1:length(vali),vali,type='b',pch=20,col=colors[(i %% length(colors))])
  }
}



dev.off()
Sweave("S4B_c1_t0_summary.Rnw");
library(tools);

texi2dvi("S4B_c1_t0_summary.tex",pdf=TRUE);
